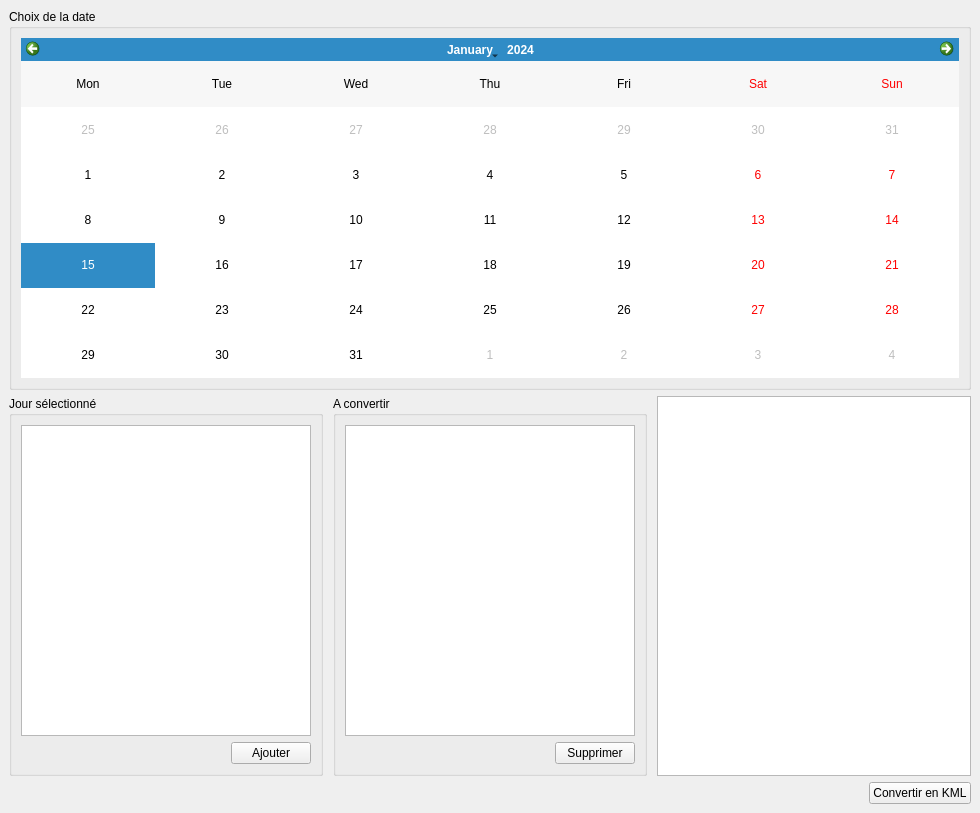
<?xml version="1.0" encoding="UTF-8"?>
<ui version="4.0">
 <class>MainWindow</class>
 <widget class="QMainWindow" name="MainWindow">
  <property name="enabled">
   <bool>true</bool>
  </property>
  <property name="geometry">
   <rect>
    <x>0</x>
    <y>0</y>
    <width>980</width>
    <height>813</height>
   </rect>
  </property>
  <property name="windowTitle">
   <string>MainWindow</string>
  </property>
  <widget class="QWidget" name="centralwidget">
   <layout class="QVBoxLayout" name="verticalLayout" stretch="1,1,0">
    <item>
     <widget class="QGroupBox" name="groupBox_3">
      <property name="title">
       <string>Choix de la date</string>
      </property>
      <layout class="QVBoxLayout" name="verticalLayout_2">
       <item>
        <widget class="CalendarManager" name="calendarWidget">
         <property name="gridVisible">
          <bool>false</bool>
         </property>
         <property name="horizontalHeaderFormat">
          <enum>QCalendarWidget::ShortDayNames</enum>
         </property>
         <property name="verticalHeaderFormat">
          <enum>QCalendarWidget::NoVerticalHeader</enum>
         </property>
         <property name="navigationBarVisible">
          <bool>true</bool>
         </property>
         <property name="dateEditEnabled">
          <bool>false</bool>
         </property>
        </widget>
       </item>
      </layout>
     </widget>
    </item>
    <item>
     <layout class="QHBoxLayout" name="horizontalLayout_2" stretch="0,0,0">
      <property name="spacing">
       <number>10</number>
      </property>
      <property name="topMargin">
       <number>0</number>
      </property>
      <item>
       <widget class="QGroupBox" name="groupBoxListDrone">
        <property name="title">
         <string>Jour sélectionné</string>
        </property>
        <layout class="QGridLayout" name="gridLayout">
         <item row="1" column="0">
          <widget class="QListWidget" name="droneList"/>
         </item>
         <item row="2" column="0">
          <layout class="QHBoxLayout" name="horizontalLayout">
           <item>
            <spacer name="horizontalSpacer_3">
             <property name="orientation">
              <enum>Qt::Horizontal</enum>
             </property>
             <property name="sizeHint" stdset="0">
              <size>
               <width>40</width>
               <height>20</height>
              </size>
             </property>
            </spacer>
           </item>
           <item>
            <widget class="QPushButton" name="addDroneButton">
             <property name="text">
              <string>Ajouter</string>
             </property>
            </widget>
           </item>
          </layout>
         </item>
        </layout>
       </widget>
      </item>
      <item>
       <widget class="QGroupBox" name="groupBox_2">
        <property name="title">
         <string>A convertir</string>
        </property>
        <layout class="QGridLayout" name="gridLayout_2">
         <item row="0" column="0">
          <widget class="QListWidget" name="droneSelectedList"/>
         </item>
         <item row="1" column="0">
          <layout class="QHBoxLayout" name="horizontalLayout_4">
           <item>
            <spacer name="horizontalSpacer_4">
             <property name="orientation">
              <enum>Qt::Horizontal</enum>
             </property>
             <property name="sizeHint" stdset="0">
              <size>
               <width>40</width>
               <height>20</height>
              </size>
             </property>
            </spacer>
           </item>
           <item>
            <widget class="QPushButton" name="deleteDroneButton">
             <property name="text">
              <string>Supprimer</string>
             </property>
            </widget>
           </item>
          </layout>
         </item>
        </layout>
       </widget>
      </item>
      <item>
       <widget class="QListWidget" name="informationListWidget"/>
      </item>
     </layout>
    </item>
    <item>
     <layout class="QHBoxLayout" name="horizontalLayout_3">
      <item>
       <spacer name="horizontalSpacer_2">
        <property name="orientation">
         <enum>Qt::Horizontal</enum>
        </property>
        <property name="sizeHint" stdset="0">
         <size>
          <width>40</width>
          <height>20</height>
         </size>
        </property>
       </spacer>
      </item>
      <item>
       <widget class="QPushButton" name="convertButton">
        <property name="text">
         <string>Convertir en KML</string>
        </property>
       </widget>
      </item>
     </layout>
    </item>
   </layout>
  </widget>
 </widget>
 <customwidgets>
  <customwidget>
   <class>CalendarManager</class>
   <extends>QCalendarWidget</extends>
   <header>calendarmanager.h</header>
  </customwidget>
 </customwidgets>
 <resources/>
 <connections/>
</ui>
